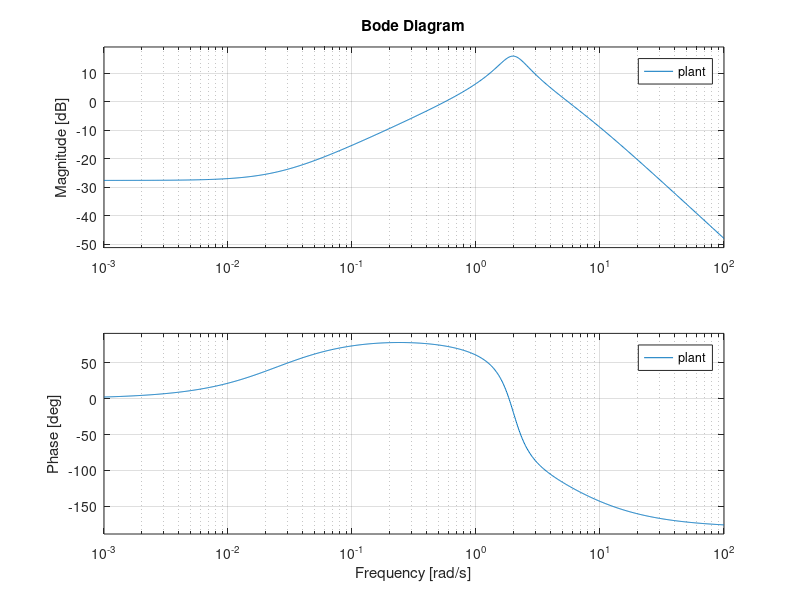
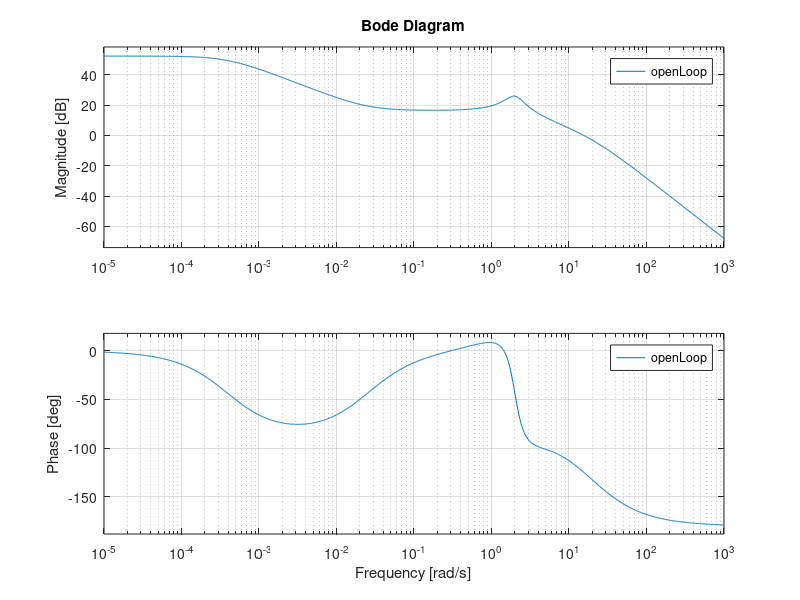

Write the MATLAB code that produced these figures, in order. (Note: this script raises an error after producing the figures.)
num = [40 1];
den = conv([1 1 4], [1 6]);
plant = tf(num, den);

bode(plant);

k = 100;
alpha = 10000;
tau = 0.25;
numC1 = [k*tau k*1];
denC1 = [alpha*tau 1];
C1 = tf(numC1, denC1);

k = 100;
alpha = 0.1;
tau = 0.5;
numC2 = [k*tau k];
denC2 = [alpha*tau 1];
C2 = tf(numC2, denC2);

openLoop = plant*C1*C2;
[~, ~, ~, Wc] = margin(openLoop);

figure;
bode(openLoop);
grid on;

ax = gca;
allAxes = findall(gcf, 'Type', 'Axes');

for i = 1:length(allAxes)
    axes(allAxes(i));
    hold on;
    xline(Wc, 'r-', 'Gain Crossover', 'LabelVerticalAlignment', 'bottom', 'LineWidth', 1.5, 'Alpha', 0.7);
    hold off;
end

axes(allAxes(1));
hold on;
xline(12.56, 'r--', 'Bandwidth Limit (2 Hz)', 'LabelHorizontalAlignment', 'left', 'LabelVerticalAlignment', 'bottom', 'LineWidth', 1.5, 'Alpha', 0.7);
xline(3.14, 'g--', 'Tracking Error (0.5 Hz)', 'LabelHorizontalAlignment', 'left', 'LabelVerticalAlignment', 'bottom', 'LineWidth', 1.5, 'Alpha', 0.7);
yline(6, 'g--', 'Open Loop Gain (6dB)', 'LabelHorizontalAlignment', 'left', 'LabelVerticalAlignment', 'bottom', 'LineWidth', 1.5, 'Alpha', 0.7);
hold off;

axes(allAxes(2));
hold on;
yline(-135, 'r--', 'Phase Margin (45 degrees)', 'LabelHorizontalAlignment', 'left', 'LabelVerticalAlignment', 'bottom', 'LineWidth', 1.5, 'Alpha', 0.7);
hold off;

closedLoop = feedback(openLoop,1);

figure;
step(closedLoop);
grid on;
title('Closed Loop Step Response');
xlabel('Time [s]');
ylabel('Output \phi(t) [rad]');

t = 0:0.1:10;
omega = 2*pi*0.5;
r = sin(omega*t);
y = lsim(closedLoop, r, t);
e = r'-y;

figure;
plot(t,e, 'Color', [255/255 140/255 105/255]);
grid on;
title('Error Signal e(t) for r sin(2\pi\omega t) (\omega =0.5Hz)');
xlabel('Time [s]');
ylabel('Output \phi(t) [rad]');

figure;
plot(t,r, 'Color', [255/255 140/255 105/255]);
hold on;
plot(t,y, 'Color', [204/255 51/255 51/255]);
grid on;
title('r and y for r sin(2\pi\omega t) (\omega =0.5Hz)');
legend('r', 'y')
xlabel('Time [s]');
ylabel('Amplitude [rad]');

PS = plant/openLoop;
norm(PS, inf);
bode(PS);